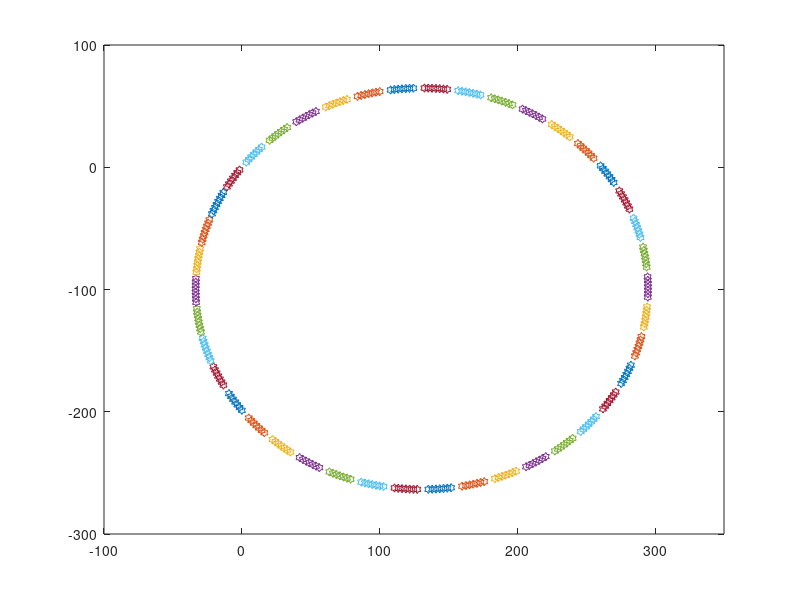

Write the MATLAB code that produced this figure.
A = [];
R = 12;
L = 8;
w1 = 2;
w2 = 2.1;
x = 0;
y = 0;
theta = 10;

V = (R*(w1+w2))/2;
w = ((w1-w2)*R/L);

for i=1:1:300
    x = x + ((R*(w1+w2)*cos(theta))/2);
    y = y + (R*(w1+w2)*sin(theta)/2);
    theta = theta + ((R*(w1-w2))/L);
    A(i,:) = [x y theta];
    drawnow;
    xlim([-100;350])
    ylim([-300;100])
    plot(y,x,'h')
    hold on
end